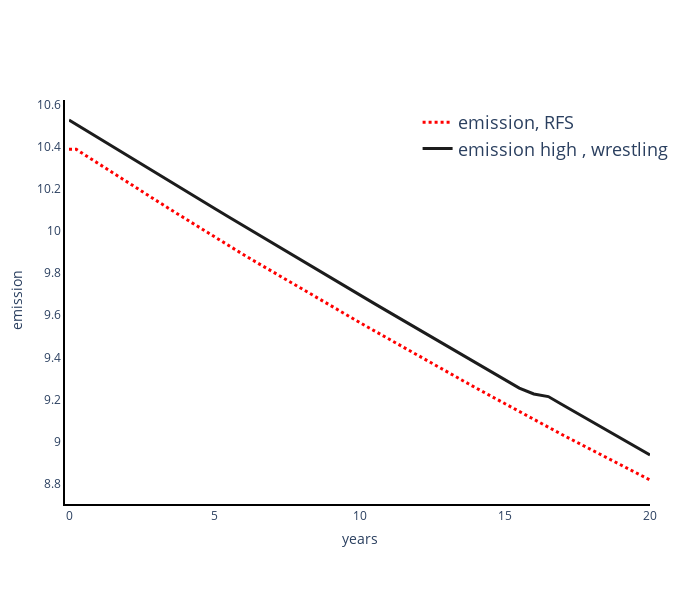

The notebook cell this image was saved under:
### Code cell
import plotly
from plotly.subplots import make_subplots
import plotly.graph_objs as go
# plt.plot(scc_median[.5])
fig = make_subplots(1,1)

fig.add_trace(go.Scatter(x = np.arange(0,20+1/4,1/4), y = e_rfs,
                   name = 'emission, RFS', line = dict(color = 'red', dash = 'dot', width = 3),\
                          showlegend = True))
fig.add_trace(go.Scatter(x = np.arange(0,20 + 1/2, 1/2), y = etHigh_median,
                   name = 'emission high , wrestling', line = dict(color = '#1c1c1c', dash = 'solid', width = 3),\
                       showlegend = True) )
# fig.add_trace(go.Scatter(x = np.arange(0,101), y = e_low,
#                    name = 'emission , wrestling', line = dict(color = '#1f77b4', dash = 'solid', width = 3),\
#                        showlegend = True) )
fig.update_layout(legend=dict(
    yanchor="top",
    y=0.99,
    xanchor="left",
    x=0.6,
    font=dict(size = 18),
),
    plot_bgcolor ="white"
)

fig.update_xaxes(showline=True, linewidth=2, linecolor='black', title="years")
fig.update_yaxes(showline=True, linewidth=2, linecolor='black', title="emission")

fig.update_layout(
    autosize=False,
    width=700,
    height=600,
    margin=dict(
        l=50,
        r=50,
        b=100,
        t=100,
        pad=4
    ),
)


fig.show()

### Figure 1 — Plotly figure (JSON) as saved in the notebook; plotly's stock layout.template omitted (floating-point values rounded to 4 significant figures; data arrays with more than 128 entries replaced by an {"elided": "..."} marker saying what was removed)
{"data": [{"line": {"color": "red", "dash": "dot", "width": 3}, "name": "emission, RFS", "showlegend": true, "type": "scatter", "x": [0, 0.25, 0.5, 0.75, 1, 1.25, 1.5, 1.75, 2, 2.25, 2.5, 2.75, 3, 3.25, 3.5, 3.75, 4, 4.25, 4.5, 4.75, 5, 5.25, 5.5, 5.75, 6, 6.25, 6.5, 6.75, 7, 7.25, 7.5, 7.75, 8, 8.25, 8.5, 8.75, 9, 9.25, 9.5, 9.75, 10, 10.25, 10.5, 10.75, 11, 11.25, 11.5, 11.75, 12, 12.25, 12.5, 12.75, 13, 13.25, 13.5, 13.75, 14, 14.25, 14.5, 14.75, 15, 15.25, 15.5, 15.75, 16, 16.25, 16.5, 16.75, 17, 17.25, 17.5, 17.75, 18, 18.25, 18.5, 18.75, 19, 19.25, 19.5, 19.75, 20], "y": {"elided": "400 float values"}}, {"line": {"color": "#1c1c1c", "dash": "solid", "width": 3}, "name": "emission high , wrestling", "showlegend": true, "type": "scatter", "x": [0, 0.5, 1, 1.5, 2, 2.5, 3, 3.5, 4, 4.5, 5, 5.5, 6, 6.5, 7, 7.5, 8, 8.5, 9, 9.5, 10, 10.5, 11, 11.5, 12, 12.5, 13, 13.5, 14, 14.5, 15, 15.5, 16, 16.5, 17, 17.5, 18, 18.5, 19, 19.5, 20], "y": {"elided": "200 float values"}}], "layout": {"autosize": false, "height": 600, "legend": {"font": {"size": 18}, "x": 0.6, "xanchor": "left", "y": 0.99, "yanchor": "top"}, "margin": {"b": 100, "l": 50, "pad": 4, "r": 50, "t": 100}, "plot_bgcolor": "white", "width": 700, "xaxis": {"anchor": "y", "domain": [0, 1], "linecolor": "black", "linewidth": 2, "showline": true, "title": {"text": "years"}}, "yaxis": {"anchor": "x", "domain": [0, 1], "linecolor": "black", "linewidth": 2, "showline": true, "title": {"text": "emission"}}}}
